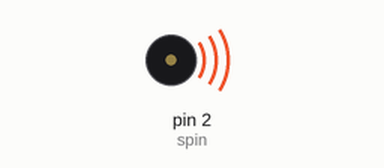
Bench run of a sketch on a simulated Arduino Uno, built with avr-gcc and run on an emulated ATmega328P. Shown: buzzer (waves = sounding).

Above: at 0.1 s.
At 17.97 s:
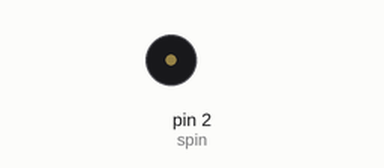
Timing chart, 0 to 18.4 s (numbered marks = the images above):
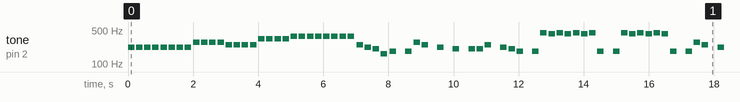

Measured:
- by itself, tone on pin 2 (spin): plays 220 Hz for 0.20 s, 220 Hz for 0.20 s, 220 Hz for 0.20 s, 220 Hz for 0.20 s, 220 Hz for 0.20 s, 220 Hz for 0.20 s … (417 notes in this stretch)

The sketch:

coffin_dance_with_library.ino
```cpp
#include"coffin.h"
void setup() {
spin=2; //speaker output

}

void loop() {
coffin_dance(); //cofin dance melody function
delay(3000);

}
```

coffin.h
```cpp
#include"melody.h"
int spin;
void coffin_dance() {
tone(spin,a3,200);
delay(250);
tone(spin,a3,200);
delay(250);
tone(spin,a3,200);
delay(250);
tone(spin,a3,200);
delay(250);
tone(spin,a3,200);
delay(250);
tone(spin,a3,200);
delay(250);
tone(spin,a3,200);
delay(250);
tone(spin,a3,200);
delay(250);
tone(spin,cs4,200);
delay(250);
tone(spin,cs4,200);
delay(250);
tone(spin,cs4,200);
delay(250);
tone(spin,cs4,200);
delay(250);
tone(spin,b3,200);
delay(250);
tone(spin,b3,200);
delay(250);
tone(spin,b3,200);
delay(250);
tone(spin,b3,200);

delay(250);
tone(spin,e4,200);
delay(250);
tone(spin,e4,200);
delay(250);
tone(spin,e4,200);
delay(250);
tone(spin,e4,200);

delay(250);
tone(spin,fs4,200);
delay(250);
tone(spin,fs4,200);
delay(250);
tone(spin,fs4,200);
delay(250);
tone(spin,fs4,200);

delay(250);
tone(spin,fs4,200);
delay(250);
tone(spin,fs4,200);
delay(250);
tone(spin,fs4,200);
delay(250);
tone(spin,fs4,200);
delay(270);

tone(spin,b3,200);
delay(250);
tone(spin,a3,200);
delay(250);
tone(spin,gs3,200);
delay(250);
tone(spin,e3,200);
delay(270);

tone(spin,fs3,200);
delay(480);
tone(spin,fs3,200);
delay(250);
tone(spin,cs4,200);
delay(250);
tone(spin,b3,200);
delay(480);
tone(spin,a3,200);
delay(480);
tone(spin,gs3,200);
delay(480);
tone(spin,gs3,200);
delay(250);
tone(spin,gs3,200);
delay(250);
tone(spin,b3,200);
delay(480);
tone(spin,a3,200);
delay(250);
tone(spin,gs3,200);

delay(250);
tone(spin,fs3,200);
delay(480);
tone(spin,fs3,200);

delay(250);
tone(spin,a4,200);
delay(250);
tone(spin,gs4,200);
delay(250);
tone(spin,a4,200);
delay(250);
tone(spin,gs4,200);
delay(250);
tone(spin,a4,200);
delay(250);
tone(spin,gs4,200);
delay(250);
tone(spin,a4,200);

delay(250);
tone(spin,fs3,200);
delay(480);
tone(spin,fs3,200);


delay(250);
tone(spin,a4,200);
delay(250);
tone(spin,gs4,200);
delay(250);
tone(spin,a4,200);
delay(250);
tone(spin,gs4,200);
delay(250);
tone(spin,a4,200);
delay(250);
tone(spin,gs4,200);
delay(250);
tone(spin,a4,200);


tone(spin,fs3,200);
delay(480);
tone(spin,fs3,200);
delay(250);
tone(spin,cs4,200);
delay(250);
tone(spin,b3,200);
delay(480);
tone(spin,a3,200);
delay(480);
tone(spin,gs3,200);
delay(480);
tone(spin,gs3,200);
delay(250);
tone(spin,gs3,200);
delay(250);
tone(spin,b3,200);
delay(480);
tone(spin,a3,200);
delay(250);
tone(spin,gs3,200);

delay(250);
tone(spin,fs3,200);
delay(480);
tone(spin,fs3,200);

delay(250);
tone(spin,a4,200);
delay(250);
tone(spin,gs4,200);
delay(250);
tone(spin,a4,200);
delay(250);
tone(spin,gs4,200);
delay(250);
tone(spin,a4,200);
delay(250);
tone(spin,gs4,200);
delay(250);
tone(spin,a4,200);

delay(250);
tone(spin,fs3,200);
delay(480);
tone(spin,fs3,200);


delay(250);
tone(spin,a4,200);
delay(250);
tone(spin,gs4,200);
delay(250);
tone(spin,a4,200);
delay(250);
tone(spin,gs4,200);
delay(250);
tone(spin,a4,200);
delay(250);
tone(spin,gs4,200);
delay(250);
tone(spin,a4,200);


}
```

melody.h
```cpp
//octive 2

#define c2 65 	//c2
#define cs2 69	//c#2
#define d2  73	//d2
#define ds2 77	//d#2
#define e2 82	//e2
#define f2 87	//f2
#define fs2 92	//f#2
#define g2 98	//g2
#define gs2 103	//g#2
#define a2 110	//a2
#define as2 116	//a#2
#define b2 123	//b2

//octive 3

#define c3 130
#define cs3 180
#define d3  146
#define ds3 155
#define e3 164
#define f3 174
#define fs3 185
#define g3 196
#define gs3 207
#define a3 220
#define as3 233
#define b3 246
//octive 4
#define c4 261
#define cs4 277
#define d4  293
#define ds4 311
#define e4 329
#define f4 349
#define fs4 369
#define g4 392
#define gs4 415
#define a4 440
#define as4 466
#define b4 493
//octive 5
#define c5 523.25
#define cs5 554
#define d5  587
#define ds5 622
#define e5 659
#define f5 698
#define fs5 739
#define g5  783
#define gs5 830
#define a5 880
#define as5 932
#define b5 987
//octive 6
#define c6 1046
#define cs6 1108
#define d6  1174
#define ds6 1244
#define e6 1318
#define f6 1396
#define fs6 1479
#define g6  1567
#define gs6 1661
#define a6 1760
#define as6 1864
#define b6 1975
//octive 7
#define c7 2093
#define cs7 2217
#define d7  2349
#define ds7 2489
#define e7 2637
#define f7 2793
#define fs7 2959
#define g7  3135
#define gs7 3322
#define a7 3520
#define as7 3729
#define b7 3951
//octive 8
#define c8 4186
#define cs8 4434
#define d8  4698
#define ds8 4978
#define e8 5274
#define f8 5587
#define fs8 5919
#define g8  6271
#define gs8 6644
#define a8 7040
#define as8 7458
#define b8 7902
```
